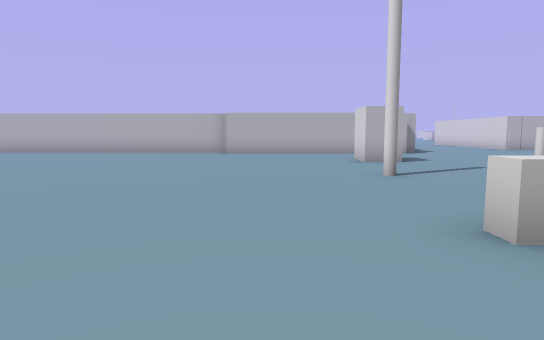
[1] (above)

19 first-person views from a walk through a scene from a Unity 3-D project. The camera is 1.5 m above the floor, tilts 6° down and sees 75° across. The floor is counted in squares, 2 m on a side. Each view is taken from the middle of a square. On the plan, view 1 faces up. The plan holds only what a view shows up to about 11 squares ahead; the rest is blank. The place goes on beyond the plan. The player is left out. Some animated figures are not drawn.

[2]
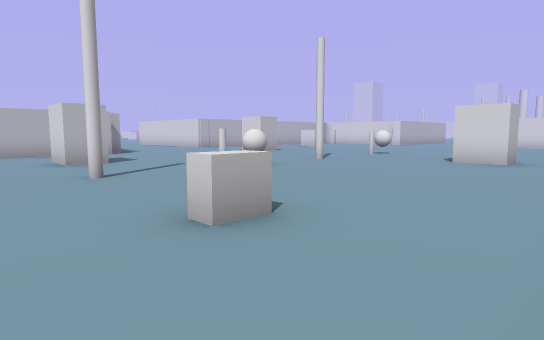

[3]
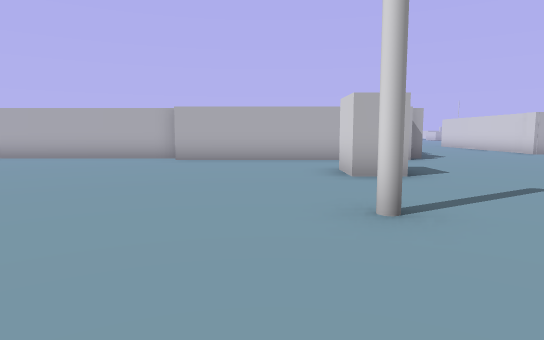

[4]
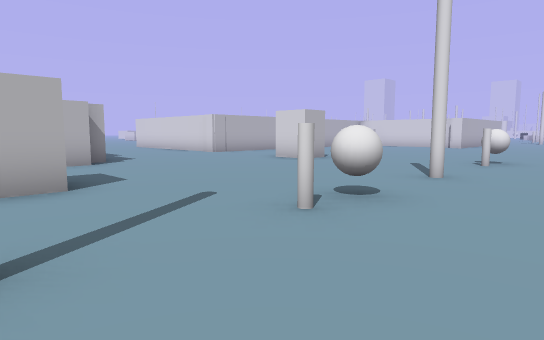

[5]
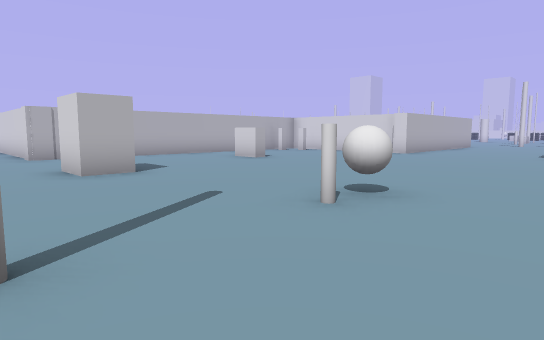

[6]
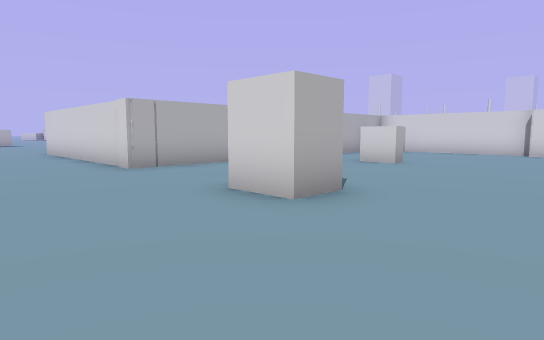

[7]
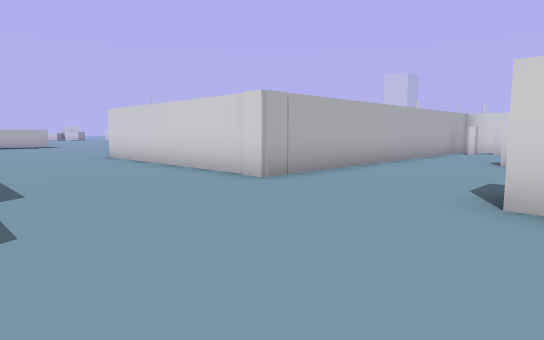

[8]
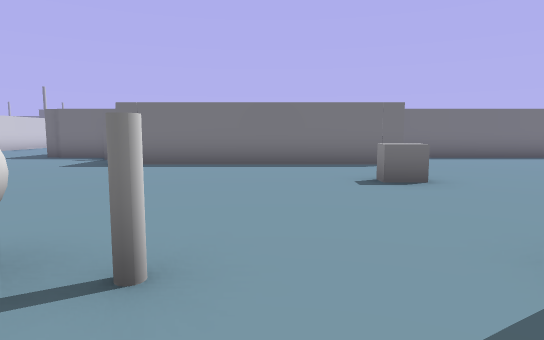

[9]
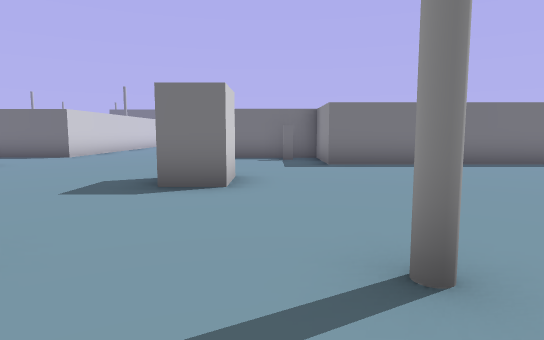

[10]
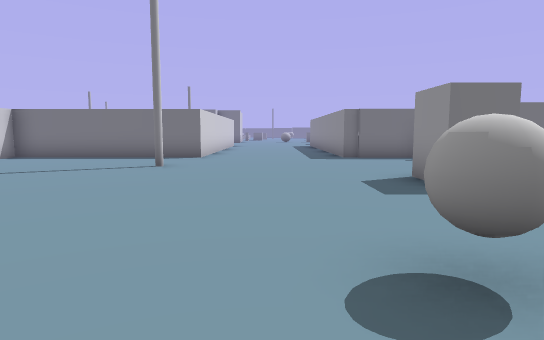

[11]
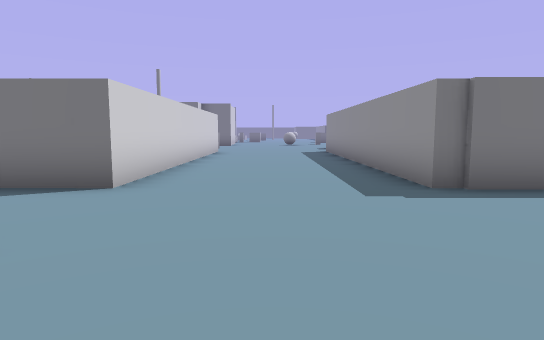

[12]
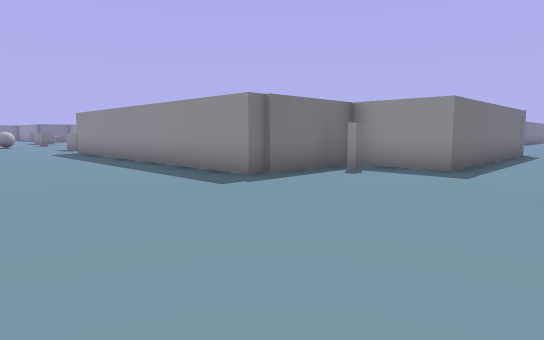

[13]
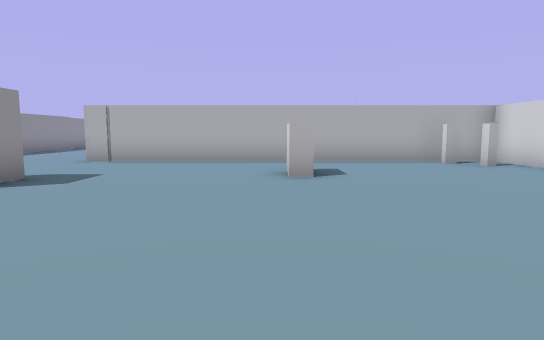

[14]
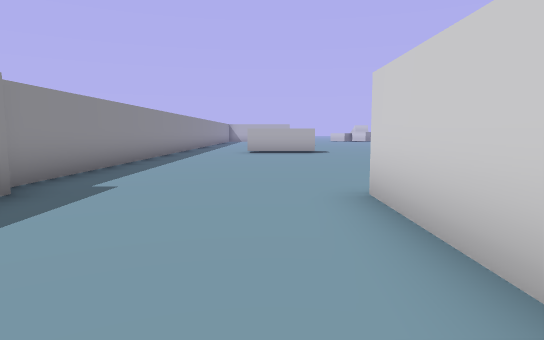

[15]
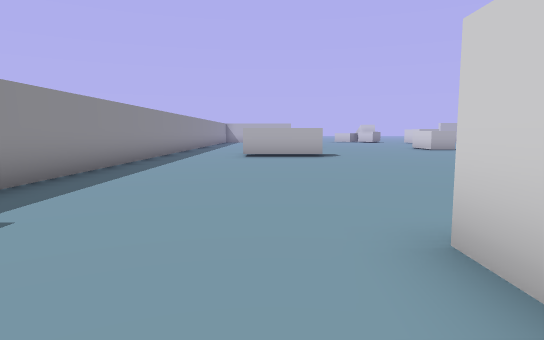

[16]
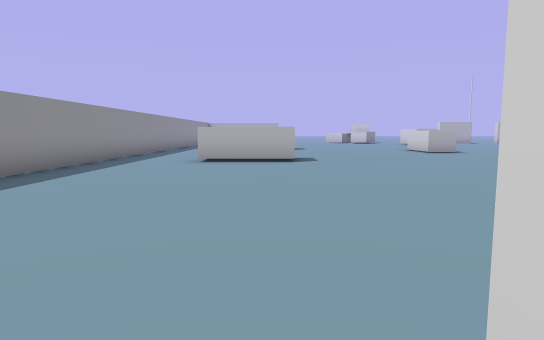

[17]
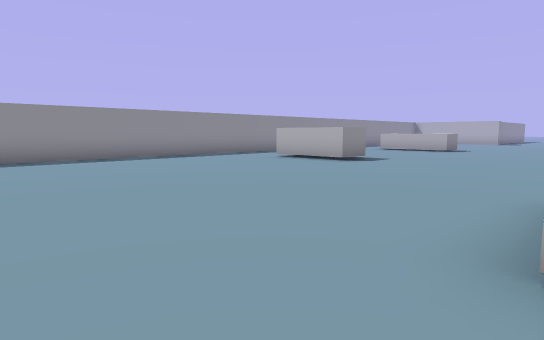

[18]
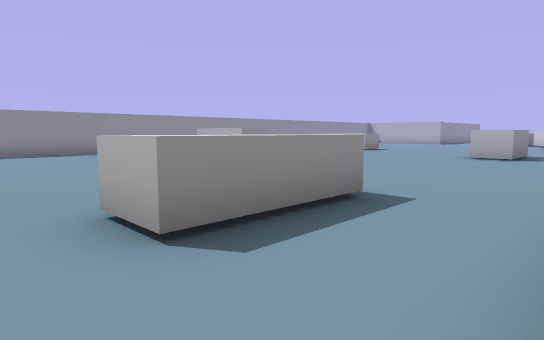

[19]
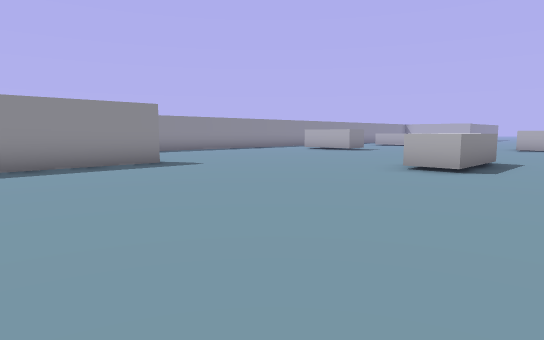

### Floor plan
Key: @ floor where view 1 was taken; # wall or solid block; . floor; ^ raised ledge; O other object.
Columns run from 6 left of view 1 to 19 right of it. Each row starts with its distance up from view 1.
 37                       #.
 36                    ...#.
 35                   ......
 34                  ........
 33            #..  .........
 32            #..  #........
 31            #..###........
 30            #.............
 29            #.............
 28            #.............^
 27            #..........^..^
 26            #..........^..^
 25            #..........^...
 24            #..............
 23            #.............
 22            #.....#........
 21             .....#........
 20              ....#........
 19              ....#........
 18              ....#   .....
 17              ....#
 16              ....#########
 15             .............#
 14 ######    ##..............
 13 .....######...........O...
 12 ......................O...
 11 ................OO........
 10 .........O................
  9 .........O................
  8 ..........................
  7 ..........................
  6  .......#..OO.#..OO.......
  5   .......................
  4    ....................
  3    .....O.......O.......
  2     ............O........
  1     ......................
  0     ..@...............#...
 -1    ....#######............
 -2   ....       #.#..........
 -3   #####      ####.....####
 -4                 #.....#
 -5                 #.....#
 -6                 #.....#
 -7                 #.....#
 -8                 #.....#
 -9                 #.....#

Positions as (right, up) in squares from view 1, and headings:
1: (0, 0), facing up
2: (0, 0), facing up-right
3: (1, 3), facing up
4: (2, 4), facing up-right
5: (8, 4), facing up-right
6: (7, 8), facing up-right
7: (6, 11), facing up-right
8: (4, 8), facing down
9: (9, 8), facing down
10: (13, 8), facing down
11: (13, 2), facing down
12: (15, 2), facing down-left
13: (15, 6), facing up
14: (9, 18), facing up
15: (9, 20), facing up
16: (10, 22), facing up
17: (16, 23), facing up-left
18: (19, 24), facing up-left
19: (19, 18), facing up-left
